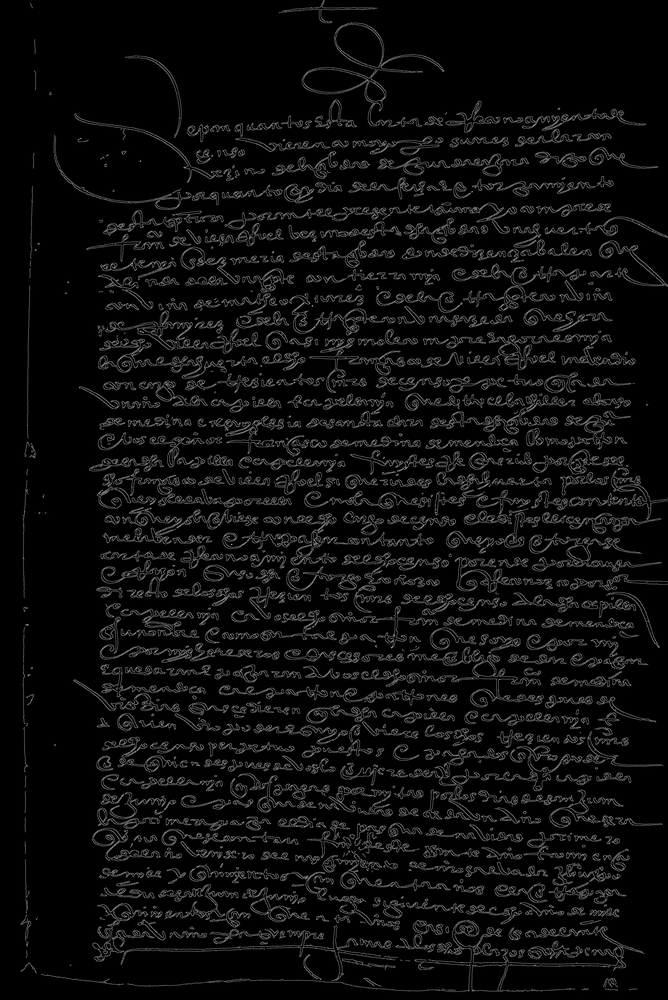
#> input picture Preprocessing/bin_median_cann.png, 668 x 1000 px, shrunk from 2672 x 4000 before the run; its folder holds only this picture in this run
$ python image_processing.py . out
#> lines starting #> are read from the running program, lines starting #| are printed output that depends on the picture; after the words box and inside, x2 and y2 are one past the last pixel; in counts of white or black regions, pixels touching at a corner belong together
import os
import cv2
import argparse
import numpy as np

def cleanup_image(input_folder, output_folder):
#> called with input_folder = '.', output_folder = 'out'
    if not os.path.exists(output_folder):
        os.makedirs(output_folder)

    # Iterar sobre todos los archivos en la carpeta de entrada
    for filename in os.listdir(input_folder):
        input_path = os.path.join(input_folder, filename)

        # Comprobar si el archivo es una imagen (por extensión)
        if filename.lower().endswith(('.png', '.jpg', '.jpeg', '.bmp', '.tiff', '.tif')):
            # Leer la imagen en escala de grises
            image = cv2.imread(input_path)
#> image is the input picture: shape (1000, 668, 3); min 0, max 176, mean 12.8
            if image is None:
                print(f"Error al leer la imagen: {input_path}")
                continue

            gray_image = cv2.cvtColor(image, cv2.COLOR_BGR2GRAY)
            denoised_image = cv2.GaussianBlur(gray_image, (5, 5), 0)
            edges = cv2.Canny(denoised_image, 75, 150)
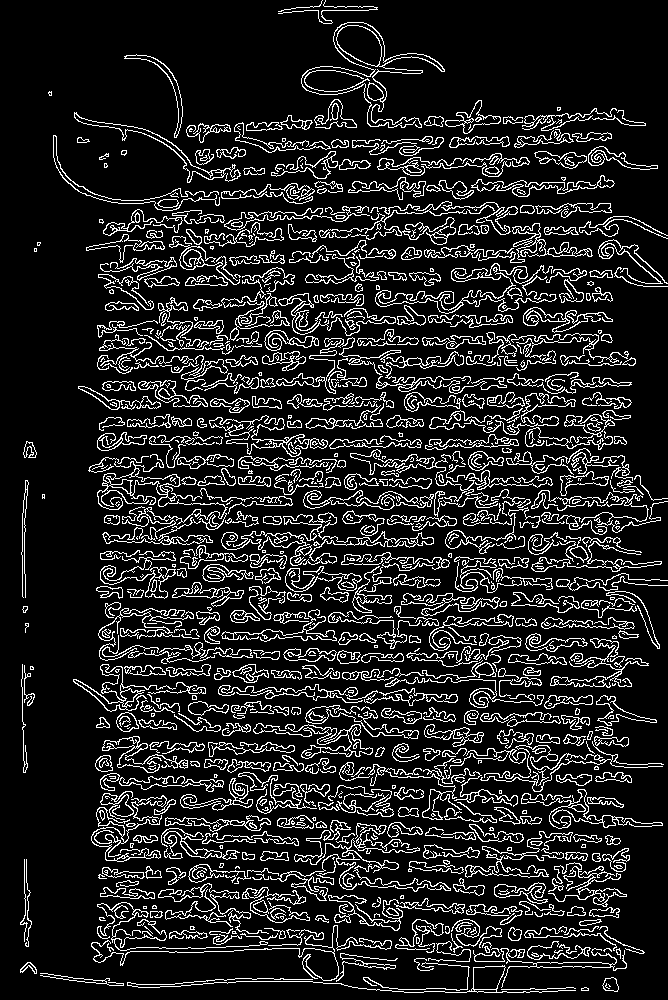
#> edges: shape (1000, 668); 13.5% white in thin lines or dots

            kernel = np.ones((3, 3), np.uint8)
            dilated = cv2.dilate(edges, kernel, iterations=1)
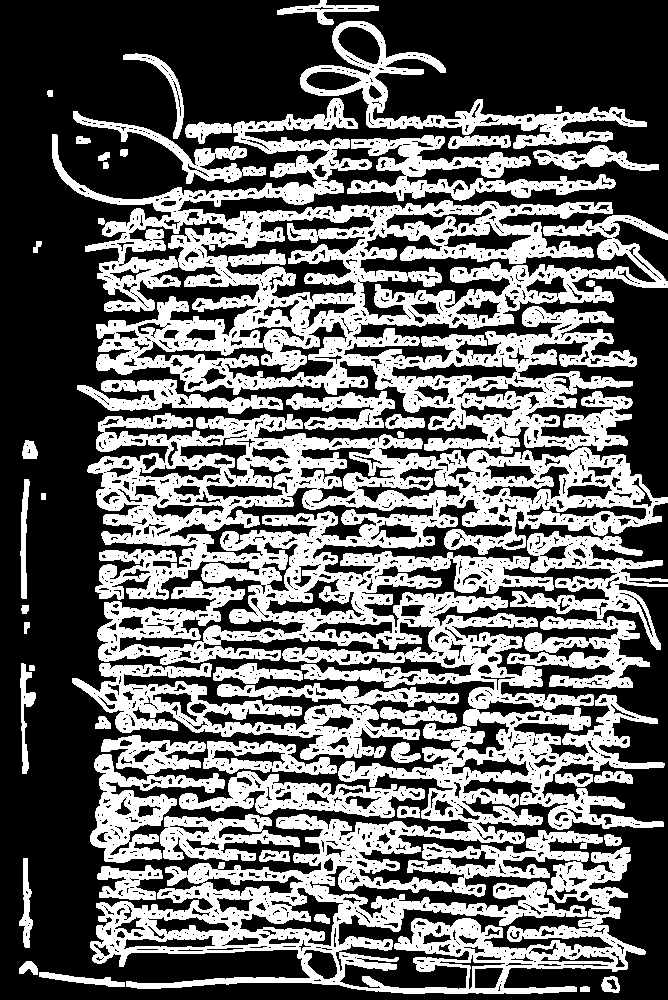
#> dilated: shape (1000, 668); 40.4% white; 53 white regions, largest, box (x1, y1, x2, y2) and area: (87, 413, 668, 994) 125670, (52, 98, 668, 454) 69941, (72, 663, 420, 760) 9786
            eroded = cv2.erode(dilated, kernel, iterations=1)
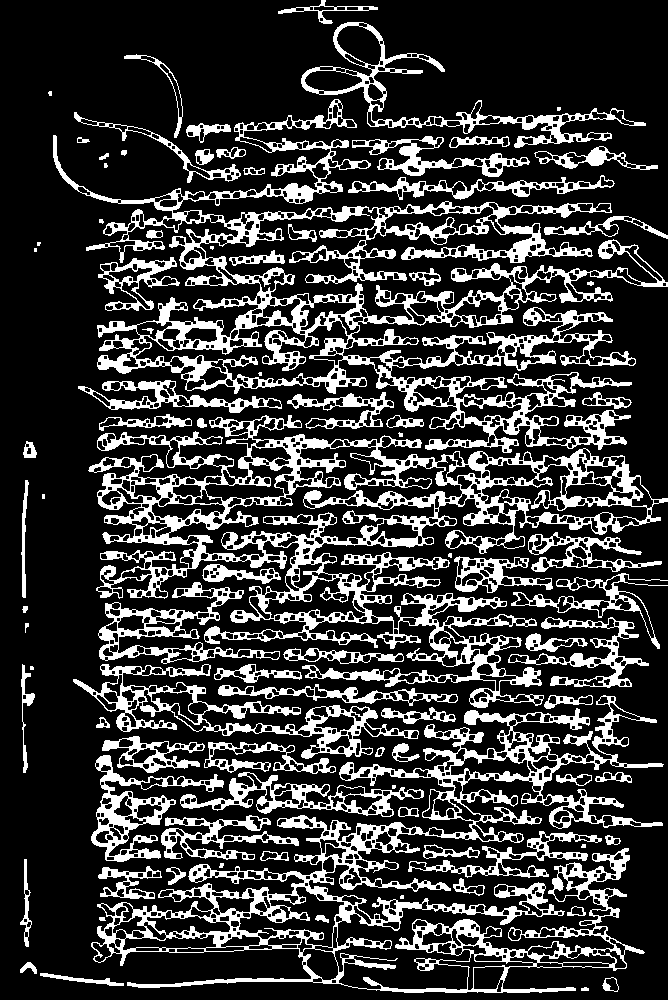
#> eroded: shape (1000, 668); 22.5% white; 92 white regions (15 under 20 px), largest, box (x1, y1, x2, y2) and area: (53, 99, 668, 453) 36310, (88, 415, 668, 708) 32621, (91, 695, 664, 993) 27872

            output_filename = f"{os.path.splitext(filename)[0]}.png"
            output_path = os.path.join(output_folder, output_filename)

            cv2.imwrite(output_path, eroded)

            print(f"Procesada: {filename} -> {output_path}")
        else:
            print(f"Archivo no compatible: {filename}")

    print("Procesamiento completo.")

if __name__ == "__main__":
    parser = argparse.ArgumentParser(description="Aplica el filtro Canny a las imágenes de una carpeta.")
    parser.add_argument("input_folder", type=str, help="Ruta de la carpeta que contiene las imágenes originales.")
    parser.add_argument("output_folder", type=str, help="Ruta de la carpeta donde se guardarán las imágenes procesadas.")

    args = parser.parse_args()
    cleanup_image(args.input_folder, args.output_folder)
